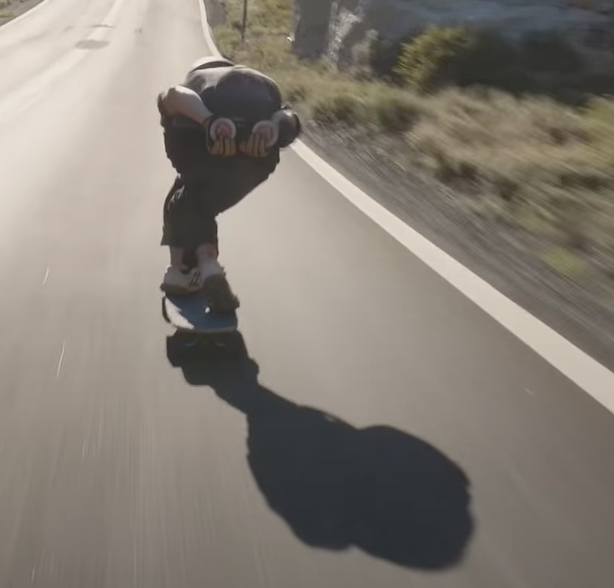
//> input picture OpenCV_Version/src/shadow3.PNG, 614 x 588 px
$ ./main   (built with g++ and OpenCV 4)
//> lines starting //> are read from the running program, lines starting //| are printed output that depends on the picture
//> further down, src is the input picture: 588 rows x 614 cols, CV_8UC3; mean B, G, R 117.5, 126.5, 133.4
### OpenCV_Version/AdaBoost_Version_Detection/contours.h
#pragma once
#include "source.h"

// [24 lines left out: functions _findContours, overlap, not called in this run]

### OpenCV_Version/AdaBoost_Version_Detection/histogram.h
#pragma once
#include "source.h"


// [45 lines left out: functions _calcHist, getHistImage, findVally, not called in this run]

### OpenCV_Version/AdaBoost_Version_Detection/source.h
#pragma once
#include <opencv2/opencv.hpp>
#include <iostream>
#include <math.h>
using namespace cv;
using namespace std;


Point kernels_5[25] =
{
	Point(0,0),
	Point(-2,-2),
	Point(-1,-2),
	Point(0,-2),
	Point(1,-2),
	Point(2,-2),
	Point(-2,-1),
	Point(-1,-1),
	Point(0,-1),
	Point(1,-1),
	Point(2,-1),
	Point(-2,0),
	Point(-1,0),
	Point(1,0),
	Point(2,0),
	Point(-2,1),
	Point(-1,1),
	Point(0,1),
	Point(1,1),
	Point(2,1),
	Point(-2,2),
	Point(-1,2),
	Point(0,2),
	Point(1,2),
	Point(2,2)
};

Point kernels_3[9] = {
	Point(-1, -1),
	Point(-1,0),
	Point(-1,1),
	Point(0, -1),
	Point(0,0),
	Point(0,1),
	Point(1, -1),
	Point(1,0),
	Point(1,1)
};

### OpenCV_Version/AdaBoost_Version_Detection/shadowDetection.h
#pragma once
#include "source.h"
#include "histogram.h"
#include "contours.h"


// [19 lines left out: function postprocessing, not called in this run]

void preprocessing(Mat& src, Mat& dst, Mat& stness) {
	Mat processed;
	Mat gray;
	Mat blurred;
	resize(src, dst, Size(300, 400), 0, 0, INTER_LANCZOS4);

	bilateralFilter(dst, processed, -1, 20, 10);
	pyrMeanShiftFiltering(processed, processed, 15, 25, 1);
	cvtColor(processed, gray, COLOR_BGR2GRAY);
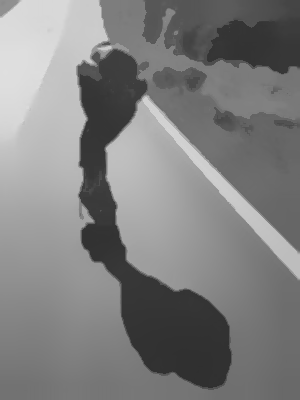
//> gray: 400 rows x 300 cols, CV_8UC1; min 47, max 223, mean 127.5
	GaussianBlur(gray, blurred, Size(), 5);
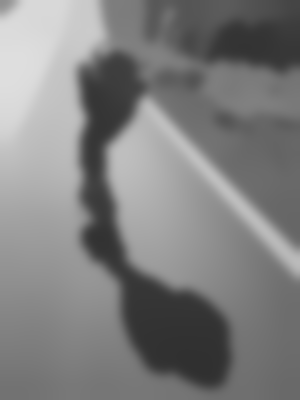
//> blurred: 400 rows x 300 cols, CV_8UC1; min 48, max 222, mean 127.5
	subtract(gray, blurred, stness);
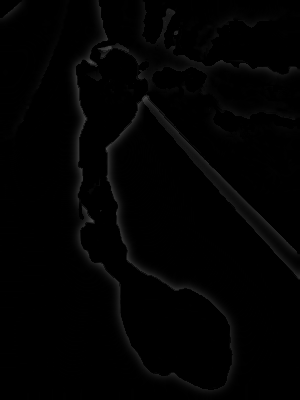
//> stness: 400 rows x 300 cols, CV_8UC1; min 0, max 75, mean 2.3
	dst = processed.clone();
}

// [207 lines left out: functions CbCr_distance, get_median, get_sdv, Y_distance, Y_distance, get_seed_Y and 10 more, not called in this run]

### OpenCV_Version/AdaBoost_Version_Detection/main.cpp
#include "shadowDetection.h"
Mat src;
Mat processed;
Mat seed;
Mat result;
Mat gray;
Mat stness;
Mat mag;
vector<Point> seeds;
vector<Point> contours;

// [50 lines left out: function get_3_Point, not called in this run]


int main(void) {
	src = imread("./src/shadow3.png");
	imshow("Input Image", src);
	preprocessing(src, processed, stness);
	namedWindow("src");
	imshow("src", processed);
	imshow("stness", stness);
	cvtColor(processed, gray, COLOR_BGR2GRAY);
	Mat dx, dy;
	Sobel(gray, dx, CV_32FC1, 1, 0);
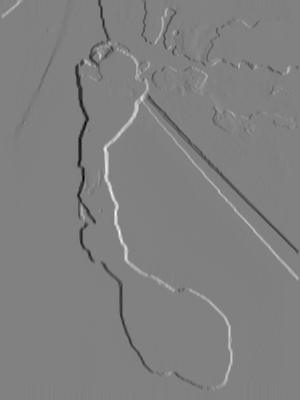
//> dx: 400 rows x 300 cols, CV_32FC1; min -456, max 445, mean -1.7; drawn with min black and max white
	Sobel(gray, dy, CV_32FC1, 0, 1);
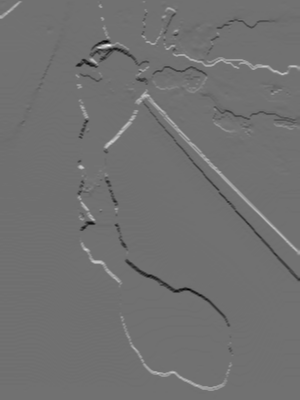
//> dy: 400 rows x 300 cols, CV_32FC1; min -351, max 440, mean -0.3; drawn with min black and max white

	Mat fmag;
	magnitude(dx, dy, fmag);
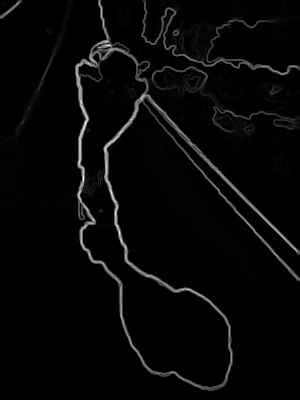
//> fmag: 400 rows x 300 cols, CV_32FC1; min 0, max 456, mean 14; drawn with min black and max white
	fmag.convertTo(mag, CV_8UC1);
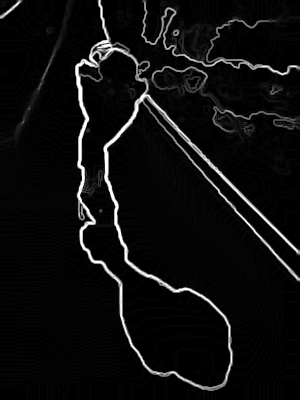
//> mag: 400 rows x 300 cols, CV_8UC1; min 0, max 255, mean 13.5
	imshow("mag", mag);
	setMouseCallback("src", get_3_Point);
	waitKey();
	destroyAllWindows();
}

$ run again, with OpenCV_Version/src/shadow2.PNG copied over OpenCV_Version/src/shadow3.PNG
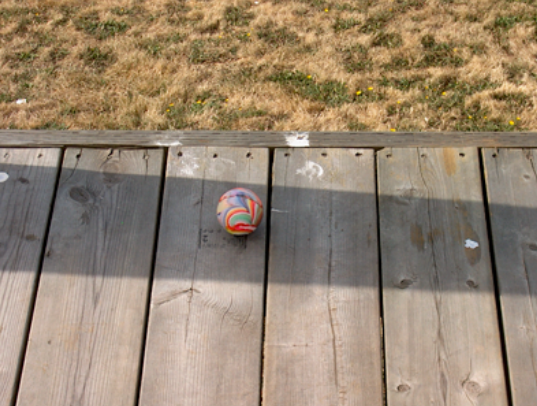
//> input picture OpenCV_Version/src/shadow2.PNG, 537 x 406 px
//> src is the input picture: 406 rows x 537 cols, CV_8UC3; mean B, G, R 113, 133.9, 152.1
//> `Sobel(gray, dy, CV_32FC1, 0, 1);`:
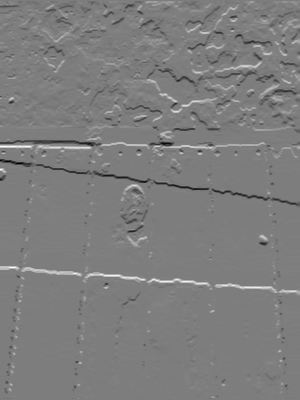
//> dy: 400 rows x 300 cols, CV_32FC1; min -310, max 318, mean 0.6; drawn with min black and max white
//> `fmag.convertTo(mag, CV_8UC1);`:
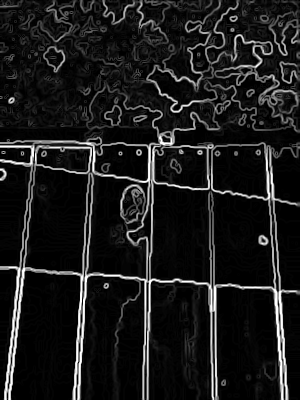
//> mag: 400 rows x 300 cols, CV_8UC1; min 0, max 255, mean 27.1

$ run again, with OpenCV_Version/src/shadow4.PNG copied over OpenCV_Version/src/shadow3.PNG
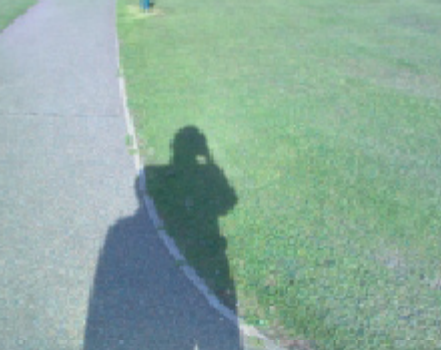
//> input picture OpenCV_Version/src/shadow4.PNG, 441 x 350 px
//> src is the input picture: 350 rows x 441 cols, CV_8UC3; mean B, G, R 157, 170.5, 140
//> `Sobel(gray, dy, CV_32FC1, 0, 1);`:
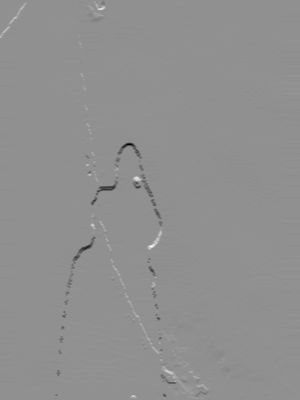
//> dy: 400 rows x 300 cols, CV_32FC1; min -310, max 237, mean -0.7; drawn with min black and max white
//> `magnitude(dx, dy, fmag);`:
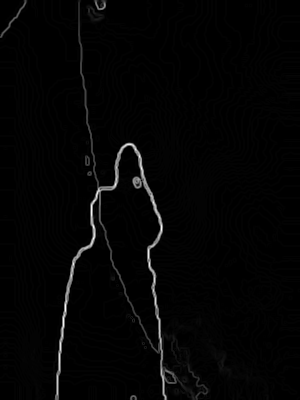
//> fmag: 400 rows x 300 cols, CV_32FC1; min 0, max 334.7, mean 5.7; drawn with min black and max white

$ run again, with OpenCV_Version/src/shadow5.PNG copied over OpenCV_Version/src/shadow3.PNG
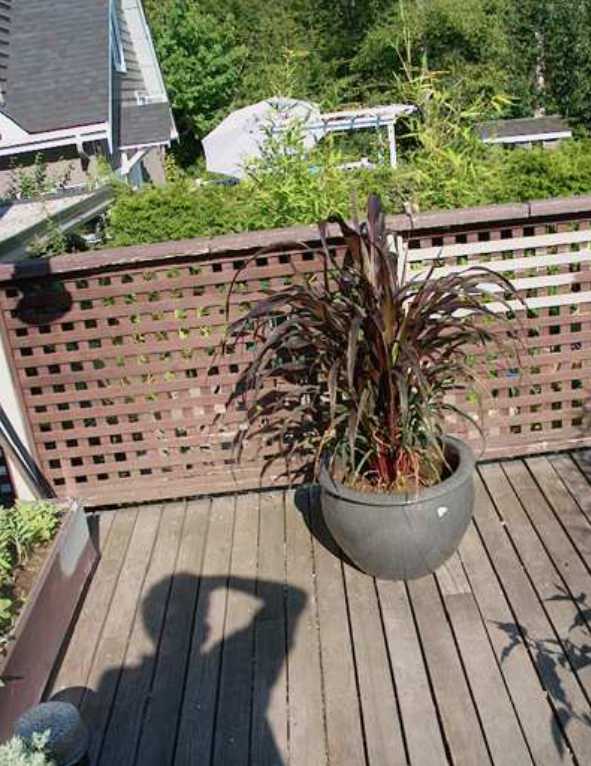
//> input picture OpenCV_Version/src/shadow5.PNG, 591 x 766 px
//> src is the input picture: 766 rows x 591 cols, CV_8UC3; mean B, G, R 100.1, 118.3, 125.2
//> `fmag.convertTo(mag, CV_8UC1);`:
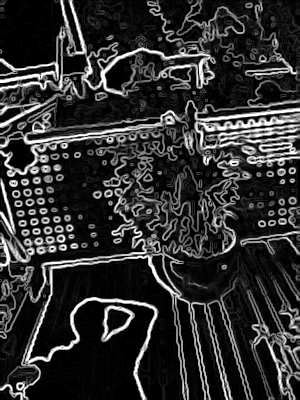
//> mag: 400 rows x 300 cols, CV_8UC1; min 0, max 255, mean 48.4
